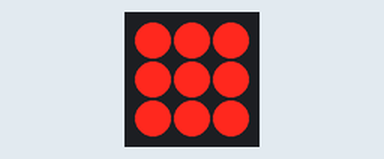
The sketch below on a simulated Arduino Uno, built with avr-gcc and run on an emulated ATmega328P. Shown: 3×3 LED matrix. Wiring (inferred from the names in the program): LED matrix (orientation assumed): rows pin 2, pin 3, pin 4; columns pin 8, pin 9, pin 10.

Above: at 0.1 s.
At 4.7 s:
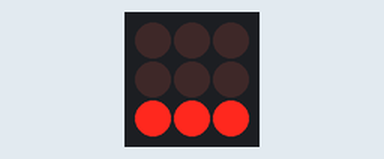
At 9.3 s:
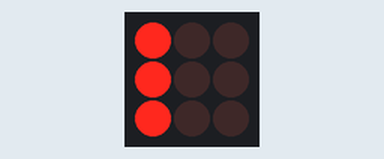
At 18.4 s:
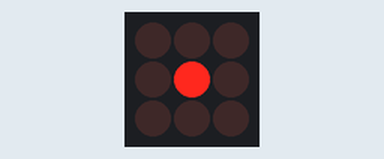
At 25.3 s:
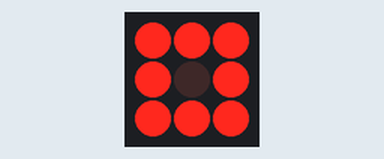
At 36.7 s:
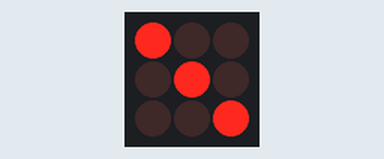

Measured:
- what the display in image 0 shows lasts 2.4 s, from 0.0 s to 2.4 s

The sketch:

MultiplexExample1.ino
```cpp
#include <SimpleLedMatrixMultiplex.h>

int row[3] = {2,3,4};
int col[3] = {8,9,10};

SimpleLedMatrixMultiplex sm;
int **board;

void setup() {
  // initialize the I/O pins as outputs
  // iterate over the pins:
  for (int thisPin = 0; thisPin < 3; thisPin++) {
    // initialize the output pins:
    pinMode(row[thisPin], OUTPUT);
    pinMode(col[thisPin], OUTPUT);
    // take the col pins (i.e. the cathodes) high to ensure that
    // the LEDS are off:
    digitalWrite(col[thisPin], HIGH);
    digitalWrite(row[thisPin], LOW);
  }

  sm.set_multiplex_delay(1);
  board = sm.retrieve_grid();
}

// the loop routine runs over and over again forever:
void loop() {

  int duration = 250;

  board = sm.retrieve_pattern(SimpleLedMatrixMultiplex::FILLED_SQUARE);
  sm.draw(board, duration);

  board = sm.retrieve_pattern(SimpleLedMatrixMultiplex::BORDER_ALL);
  sm.draw(board, duration);

  board = sm.retrieve_pattern(SimpleLedMatrixMultiplex::BORDER_TOP);
  sm.draw(board, duration);

  board = sm.retrieve_pattern(SimpleLedMatrixMultiplex::BORDER_BOTTOM);
  sm.draw(board, duration);

  board = sm.retrieve_pattern(SimpleLedMatrixMultiplex::BORDER_LEFT);
  sm.draw(board, duration);

  board = sm.retrieve_pattern(SimpleLedMatrixMultiplex::BORDER_RIGHT);
  sm.draw(board, duration);

  board = sm.retrieve_pattern(SimpleLedMatrixMultiplex::DIAG_A);
  sm.draw(board, duration);

  board = sm.retrieve_pattern(SimpleLedMatrixMultiplex::DIAG_B);
  sm.draw(board, duration);

  board = sm.retrieve_pattern(SimpleLedMatrixMultiplex::CENTER);
  sm.draw(board, duration);

  board = sm.retrieve_clear_pattern();
  sm.draw(board, duration);
}
```
